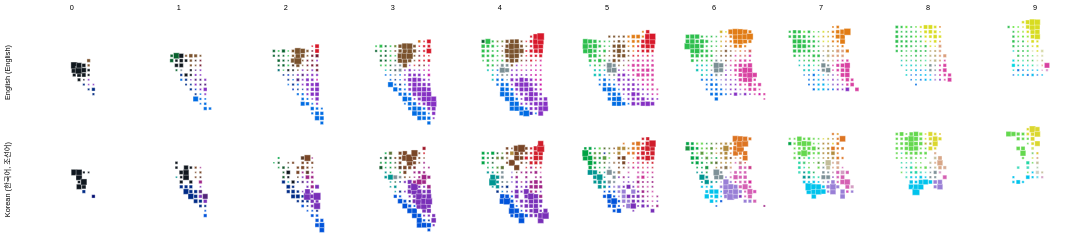

Here is the Vega-Lite specification saved for this chart:
### Vega-Lite specification from a JSON file in a GitHub repository (floating-point values rounded to 4 significant figures; data arrays with more than 128 entries replaced by an {"elided": "..."} marker saying what was removed)
{"$schema": "https://vega.github.io/schema/vega-lite/v3.json", "transform": [{"calculate": "datum.binA + -8", "as": "binA2"}, {"calculate": "datum.binB + -12", "as": "binB2"}, {"calculate": "datum.saliency + 4.760647923290102", "as": "sal"}, {"calculate": "datum.lab", "as": "lab2"}], "config": {"view": {"stroke": null}, "background": "#fff"}, "facet": {"row": {"field": "lang", "type": "ordinal", "header": {"title": null}}, "column": {"field": "binL", "type": "ordinal", "header": {"title": null}}}, "spacing": {"row": -20, "column": -20}, "spec": {"layer": [{"height": 144, "width": 144, "mark": {"type": "square", "strokeWidth": "0.5", "stroke": "white"}, "encoding": {"x": {"field": "binA2", "type": "ordinal", "scale": {"domain": [-12, -11, -10, -9, -8, -7, -6, -5, -4, -3, -2, -1, 0, 1, 2, 3, 4, 5, 6, 7, 8, 9]}, "axis": null}, "y": {"field": "binB2", "type": "ordinal", "scale": {"domain": [9, 8, 7, 6, 5, 4, 3, 2, 1, 0, -1, -2, -3, -4, -5, -6, -7, -8, -9, -10, -11, -12]}, "axis": null}, "detail": {"field": "majorTerm", "type": "nominal"}, "size": {"field": "maxpTC", "type": "quantitative", "scale": {"range": [4, 100], "type": "pow", "exponent": 2.5, "zero": false}, "legend": null}, "opacity": {"condition": {"selection": "bins", "value": 1}, "value": 0}, "color": {"field": "majorTerm", "type": "nominal", "scale": {"domain": ["blue", "green", "purple", "pink", "red", "orange", "yellow", "magenta", "lightblue", "limegreen", "brown", "teal", "skyblue", "turquoise", "lightgreen", "hotpink", "darkblue", "gray", "aqua", "cyan", "yellowgreen", "darkgreen", "lime", "maroon", "lavender", "forestgreen", "indigo", "navyblue", "mintgreen", "gold", "darkpurple", "lightpurple", "mint", "tan", "lilac", "darkpink", "babyblue", "navy", "mustard", "black", "beige", "olive", "mauve", "peach", "burntorange", "periwinkle", "salmon", "burgundy", "lightpink", "coral", "darkbrown", "bluegray", "cream", "darkteal", "darkgray", "white", "보라", "파랑", "연두", "하늘", "초록", "자주", "빨강", "분홍", "연보라", "주황", "청록", "갈", "남", "노랑", "녹", "황토", "풀", "진분홍", "에메랄드", "검정", "다홍", "민트", "회", "핑크", "군청", "진보라", "진녹", "연녹", "고동", "카키", "옥", "핫핑크", "살구", "연갈", "겨자", "올리브", "연초록", "베이지", "연분홍", "적갈", "개나리", "바다", "진초록", "귤", "상아", "연노랑", "연하늘", "진노랑", "짙은분홍", "진하늘", "형광", "살", "진빨강", "금", "진갈", "레몬", "국방", "코랄", "탁한분홍", "진남", "짙은회", "잔디", "옅은갈", "미"], "range": ["rgb(0, 108, 227)", "rgb(45, 190, 77)", "rgb(133, 48, 195)", "rgb(216, 65, 161)", "rgb(215, 24, 42)", "rgb(225, 124, 21)", "rgb(216, 220, 32)", "rgb(203, 21, 167)", "rgb(0, 183, 238)", "rgb(91, 229, 48)", "rgb(122, 82, 45)", "rgb(0, 190, 178)", "rgb(0, 177, 239)", "rgb(0, 207, 199)", "rgb(85, 221, 100)", "rgb(221, 20, 149)", "rgb(0, 50, 197)", "rgb(123, 143, 148)", "rgb(0, 214, 209)", "rgb(0, 214, 225)", "rgb(150, 227, 49)", "rgb(6, 96, 44)", "rgb(112, 229, 55)", "rgb(120, 30, 51)", "rgb(152, 122, 210)", "rgb(12, 106, 47)", "rgb(62, 48, 192)", "rgb(0, 47, 138)", "rgb(0, 224, 148)", "rgb(207, 177, 33)", "rgb(79, 31, 122)", "rgb(169, 93, 212)", "rgb(46, 224, 157)", "rgb(180, 159, 103)", "rgb(159, 126, 214)", "rgb(202, 43, 121)", "rgb(36, 191, 237)", "rgb(0, 42, 129)", "rgb(195, 175, 36)", "rgb(16, 24, 30)", "rgb(189, 180, 135)", "rgb(110, 139, 55)", "rgb(151, 92, 145)", "rgb(218, 158, 123)", "rgb(212, 104, 22)", "rgb(112, 135, 217)", "rgb(212, 112, 109)", "rgb(112, 27, 50)", "rgb(215, 146, 202)", "rgb(216, 97, 96)", "rgb(61, 39, 28)", "rgb(82, 138, 160)", "rgb(213, 216, 165)", "rgb(0, 107, 116)", "rgb(53, 76, 86)", "rgb(200, 229, 219)", "rgb(121, 48, 184)", "rgb(0, 83, 218)", "rgb(100, 216, 78)", "rgb(0, 195, 236)", "rgb(0, 163, 68)", "rgb(159, 37, 135)", "rgb(208, 29, 43)", "rgb(212, 97, 179)", "rgb(153, 127, 214)", "rgb(221, 117, 35)", "rgb(0, 149, 145)", "rgb(121, 70, 39)", "rgb(0, 43, 134)", "rgb(219, 215, 46)", "rgb(24, 148, 64)", "rgb(176, 138, 60)", "rgb(91, 154, 62)", "rgb(205, 50, 146)", "rgb(34, 214, 163)", "rgb(16, 23, 31)", "rgb(209, 44, 66)", "rgb(69, 219, 189)", "rgb(126, 145, 152)", "rgb(214, 77, 181)", "rgb(14, 47, 142)", "rgb(82, 37, 121)", "rgb(19, 87, 42)", "rgb(118, 204, 111)", "rgb(89, 58, 39)", "rgb(91, 114, 55)", "rgb(11, 204, 171)", "rgb(212, 41, 154)", "rgb(216, 166, 135)", "rgb(162, 126, 93)", "rgb(187, 180, 47)", "rgb(114, 137, 59)", "rgb(72, 203, 120)", "rgb(194, 189, 154)", "rgb(211, 157, 195)", "rgb(119, 46, 42)", "rgb(223, 193, 46)", "rgb(0, 120, 204)", "rgb(0, 88, 47)", "rgb(222, 155, 45)", "rgb(172, 201, 168)", "rgb(208, 230, 107)", "rgb(103, 217, 234)", "rgb(225, 194, 29)", "rgb(203, 61, 137)", "rgb(0, 152, 235)", "rgb(129, 231, 72)", "rgb(215, 173, 149)", "rgb(158, 22, 40)", "rgb(171, 161, 55)", "rgb(76, 36, 31)", "rgb(209, 230, 101)", "rgb(56, 89, 51)", "rgb(193, 126, 126)", "rgb(180, 130, 159)", "rgb(0, 11, 112)", "rgb(55, 86, 95)", "rgb(101, 178, 64)", "rgb(136, 116, 80)", "rgb(204, 205, 193)"]}, "legend": null}}}, {"height": 144, "width": 144, "selection": {"bins": {"type": "single", "fields": ["majorTerm"], "on": "mouseover"}}, "mark": "square", "encoding": {"x": {"field": "binA2", "type": "ordinal", "scale": {"domain": [-12, -11, -10, -9, -8, -7, -6, -5, -4, -3, -2, -1, 0, 1, 2, 3, 4, 5, 6, 7, 8, 9]}, "axis": null}, "y": {"field": "binB2", "type": "ordinal", "scale": {"domain": [9, 8, 7, 6, 5, 4, 3, 2, 1, 0, -1, -2, -3, -4, -5, -6, -7, -8, -9, -10, -11, -12]}, "axis": null}, "opacity": {"value": 0}, "size": {"value": 81}, "tooltip": [{"field": "majorTerm", "type": "nominal", "title": "Max Prob. Term"}, {"field": "lab", "type": "nominal", "title": "Lab (L,a,b)"}]}}], "resolve": {"scale": {"color": "independent"}}}, "data": {"values": {"elided": "2162 records"}}}
